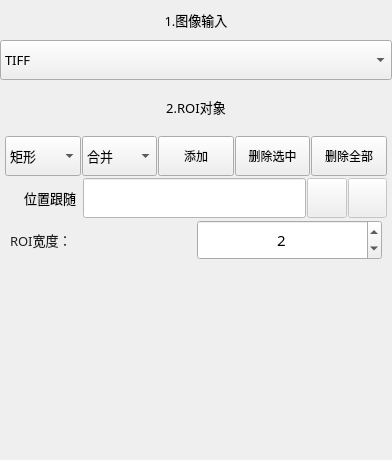
       <widget class="QWidget" name="ROITab">
        <attribute name="title">
         <string>   区域   </string>
        </attribute>
        <layout class="QVBoxLayout" name="verticalLayout" stretch="0,0,1">
         <property name="spacing">
          <number>0</number>
         </property>
         <property name="leftMargin">
          <number>0</number>
         </property>
         <property name="topMargin">
          <number>0</number>
         </property>
         <property name="rightMargin">
          <number>0</number>
         </property>
         <property name="bottomMargin">
          <number>0</number>
         </property>
         <item>
          <widget class="QWidget" name="groupImage_3" native="true">
           <property name="minimumSize">
            <size>
             <width>0</width>
             <height>80</height>
            </size>
           </property>
           <property name="maximumSize">
            <size>
             <width>16777215</width>
             <height>16777215</height>
            </size>
           </property>
           <property name="font">
            <font>
             <family>微软雅黑</family>
             <pointsize>10</pointsize>
            </font>
           </property>
           <layout class="QGridLayout" name="gridLayout_4">
            <property name="leftMargin">
             <number>0</number>
            </property>
            <property name="topMargin">
             <number>0</number>
            </property>
            <property name="rightMargin">
             <number>0</number>
            </property>
            <property name="bottomMargin">
             <number>0</number>
            </property>
            <property name="spacing">
             <number>0</number>
            </property>
            <item row="1" column="0">
             <widget class="QComboBox" name="cbx_ImgInPut">
              <property name="minimumSize">
               <size>
                <width>80</width>
                <height>40</height>
               </size>
              </property>
              <property name="font">
               <font>
                <family>微软雅黑</family>
                <pointsize>10</pointsize>
               </font>
              </property>
              <property name="focusPolicy">
               <enum>Qt::WheelFocus</enum>
              </property>
              <property name="editable">
               <bool>false</bool>
              </property>
              <property name="currentIndex">
               <number>4</number>
              </property>
              <item>
               <property name="text">
                <string>JPG</string>
               </property>
              </item>
              <item>
               <property name="text">
                <string>JPEG</string>
               </property>
              </item>
              <item>
               <property name="text">
                <string>PNG</string>
               </property>
              </item>
              <item>
               <property name="text">
                <string>BMP</string>
               </property>
              </item>
              <item>
               <property name="text">
                <string>TIFF</string>
               </property>
              </item>
             </widget>
            </item>
            <item row="0" column="0">
             <widget class="QLabel" name="label_3">
              <property name="minimumSize">
               <size>
                <width>0</width>
                <height>40</height>
               </size>
              </property>
              <property name="text">
               <string>1.图像输入</string>
              </property>
              <property name="alignment">
               <set>Qt::AlignCenter</set>
              </property>
             </widget>
            </item>
           </layout>
          </widget>
         </item>
         <item>
          <widget class="QWidget" name="groupC4" native="true">
           <property name="minimumSize">
            <size>
             <width>0</width>
             <height>180</height>
            </size>
           </property>
           <property name="font">
            <font>
             <family>微软雅黑</family>
             <pointsize>10</pointsize>
            </font>
           </property>
           <layout class="QVBoxLayout" name="verticalLayout_4">
            <property name="spacing">
             <number>2</number>
            </property>
            <property name="leftMargin">
             <number>0</number>
            </property>
            <property name="topMargin">
             <number>0</number>
            </property>
            <property name="rightMargin">
             <number>0</number>
            </property>
            <property name="bottomMargin">
             <number>0</number>
            </property>
            <item>
             <widget class="QLabel" name="label_2">
              <property name="minimumSize">
               <size>
                <width>0</width>
                <height>40</height>
               </size>
              </property>
              <property name="text">
               <string>2.ROI对象</string>
              </property>
              <property name="alignment">
               <set>Qt::AlignCenter</set>
              </property>
             </widget>
            </item>
            <item>
             <layout class="QHBoxLayout" name="horizontalLayout_3" stretch="1,1,1,1,1">
              <property name="spacing">
               <number>1</number>
              </property>
              <property name="leftMargin">
               <number>5</number>
              </property>
              <property name="rightMargin">
               <number>5</number>
              </property>
              <item>
               <widget class="QComboBox" name="comboROIShape">
                <property name="minimumSize">
                 <size>
                  <width>50</width>
                  <height>40</height>
                 </size>
                </property>
                <property name="font">
                 <font>
                  <family>微软雅黑</family>
                  <pointsize>10</pointsize>
                 </font>
                </property>
                <property name="focusPolicy">
                 <enum>Qt::WheelFocus</enum>
                </property>
                <property name="currentIndex">
                 <number>3</number>
                </property>
                <item>
                 <property name="text">
                  <string>园</string>
                 </property>
                </item>
                <item>
                 <property name="text">
                  <string>椭圆</string>
                 </property>
                </item>
                <item>
                 <property name="text">
                  <string>同心园</string>
                 </property>
                </item>
                <item>
                 <property name="text">
                  <string>矩形</string>
                 </property>
                </item>
                <item>
                 <property name="text">
                  <string>旋转矩形</string>
                 </property>
                </item>
                <item>
                 <property name="text">
                  <string>多边形</string>
                 </property>
                </item>
               </widget>
              </item>
              <item>
               <widget class="QComboBox" name="comboxROIType">
                <property name="minimumSize">
                 <size>
                  <width>50</width>
                  <height>40</height>
                 </size>
                </property>
                <property name="font">
                 <font>
                  <family>微软雅黑</family>
                  <pointsize>10</pointsize>
                 </font>
                </property>
                <property name="currentIndex">
                 <number>0</number>
                </property>
                <item>
                 <property name="text">
                  <string>合并</string>
                 </property>
                </item>
                <item>
                 <property name="text">
                  <string>差集</string>
                 </property>
                </item>
               </widget>
              </item>
              <item>
               <widget class="QPushButton" name="btnAddROI">
                <property name="sizePolicy">
                 <sizepolicy hsizetype="Preferred" vsizetype="Fixed">
                  <horstretch>0</horstretch>
                  <verstretch>0</verstretch>
                 </sizepolicy>
                </property>
                <property name="minimumSize">
                 <size>
                  <width>50</width>
                  <height>40</height>
                 </size>
                </property>
                <property name="font">
                 <font>
                  <family>微软雅黑</family>
                  <pointsize>9</pointsize>
                 </font>
                </property>
                <property name="text">
                 <string>添加</string>
                </property>
               </widget>
              </item>
              <item>
               <widget class="QPushButton" name="btnDeleteROISelect">
                <property name="sizePolicy">
                 <sizepolicy hsizetype="Preferred" vsizetype="Fixed">
                  <horstretch>0</horstretch>
                  <verstretch>0</verstretch>
                 </sizepolicy>
                </property>
                <property name="minimumSize">
                 <size>
                  <width>50</width>
                  <height>40</height>
                 </size>
                </property>
                <property name="font">
                 <font>
                  <family>微软雅黑</family>
                  <pointsize>9</pointsize>
                 </font>
                </property>
                <property name="text">
                 <string>删除选中</string>
                </property>
               </widget>
              </item>
              <item>
               <widget class="QPushButton" name="btnDeleteROIAll">
                <property name="sizePolicy">
                 <sizepolicy hsizetype="Preferred" vsizetype="Fixed">
                  <horstretch>0</horstretch>
                  <verstretch>0</verstretch>
                 </sizepolicy>
                </property>
                <property name="minimumSize">
                 <size>
                  <width>50</width>
                  <height>40</height>
                 </size>
                </property>
                <property name="font">
                 <font>
                  <family>微软雅黑</family>
                  <pointsize>9</pointsize>
                 </font>
                </property>
                <property name="text">
                 <string>删除全部</string>
                </property>
               </widget>
              </item>
             </layout>
            </item>
            <item>
             <layout class="QHBoxLayout" name="horizontalLayout_6" stretch="0,1,0,0">
              <property name="spacing">
               <number>1</number>
              </property>
              <property name="leftMargin">
               <number>5</number>
              </property>
              <property name="rightMargin">
               <number>5</number>
              </property>
              <item>
               <widget class="QCheckBox" name="checkUseFollow">
                <property name="sizePolicy">
                 <sizepolicy hsizetype="Fixed" vsizetype="Fixed">
                  <horstretch>0</horstretch>
                  <verstretch>0</verstretch>
                 </sizepolicy>
                </property>
                <property name="minimumSize">
                 <size>
                  <width>50</width>
                  <height>40</height>
                 </size>
                </property>
                <property name="font">
                 <font>
                  <family>微软雅黑</family>
                  <pointsize>10</pointsize>
                 </font>
                </property>
                <property name="styleSheet">
                 <string notr="true">background: transparent;</string>
                </property>
                <property name="text">
                 <string>位置跟随</string>
                </property>
                <property name="iconSize">
                 <size>
                  <width>22</width>
                  <height>22</height>
                 </size>
                </property>
                <property name="checked">
                 <bool>false</bool>
                </property>
               </widget>
              </item>
              <item>
               <widget class="QLineEdit" name="txtLinkFollow">
                <property name="enabled">
                 <bool>false</bool>
                </property>
                <property name="sizePolicy">
                 <sizepolicy hsizetype="Preferred" vsizetype="Fixed">
                  <horstretch>0</horstretch>
                  <verstretch>0</verstretch>
                 </sizepolicy>
                </property>
                <property name="minimumSize">
                 <size>
                  <width>0</width>
                  <height>40</height>
                 </size>
                </property>
                <property name="font">
                 <font>
                  <family>微软雅黑</family>
                  <pointsize>10</pointsize>
                 </font>
                </property>
                <property name="toolTip">
                 <string>匹配基准中心</string>
                </property>
                <property name="styleSheet">
                 <string notr="true">color: rgb(0, 0, 200);
background-color: rgba(255, 255, 255,255);</string>
                </property>
                <property name="alignment">
                 <set>Qt::AlignCenter</set>
                </property>
                <property name="readOnly">
                 <bool>false</bool>
                </property>
               </widget>
              </item>
              <item>
               <widget class="QPushButton" name="btnLinkContent">
                <property name="enabled">
                 <bool>false</bool>
                </property>
                <property name="sizePolicy">
                 <sizepolicy hsizetype="Preferred" vsizetype="Fixed">
                  <horstretch>0</horstretch>
                  <verstretch>0</verstretch>
                 </sizepolicy>
                </property>
                <property name="minimumSize">
                 <size>
                  <width>40</width>
                  <height>40</height>
                 </size>
                </property>
                <property name="toolTip">
                 <string>链接位置跟随</string>
                </property>
                <property name="text">
                 <string/>
                </property>
                <property name="icon">
                 <iconset resource="../../../QApplication/saribbonresouce.qrc">
                  <normaloff>:/image/icon/images/link.png</normaloff>:/image/icon/images/link.png</iconset>
                </property>
                <property name="iconSize">
                 <size>
                  <width>27</width>
                  <height>27</height>
                 </size>
                </property>
               </widget>
              </item>
              <item>
               <widget class="QPushButton" name="btnDelLinkContent">
                <property name="enabled">
                 <bool>false</bool>
                </property>
                <property name="sizePolicy">
                 <sizepolicy hsizetype="Preferred" vsizetype="Fixed">
                  <horstretch>0</horstretch>
                  <verstretch>0</verstretch>
                 </sizepolicy>
                </property>
                <property name="minimumSize">
                 <size>
                  <width>35</width>
                  <height>40</height>
                 </size>
                </property>
                <property name="toolTip">
                 <string>删除位置跟随链接</string>
                </property>
                <property name="text">
                 <string/>
                </property>
                <property name="icon">
                 <iconset resource="../../../QApplication/saribbonresouce.qrc">
                  <normaloff>:/image/icon/images/close.png</normaloff>:/image/icon/images/close.png</iconset>
                </property>
                <property name="iconSize">
                 <size>
                  <width>27</width>
                  <height>27</height>
                 </size>
                </property>
               </widget>
              </item>
             </layout>
            </item>
            <item>
             <layout class="QHBoxLayout" name="horizontalLayout_7">
              <property name="spacing">
               <number>1</number>
              </property>
              <property name="leftMargin">
               <number>10</number>
              </property>
              <property name="rightMargin">
               <number>10</number>
              </property>
              <item>
               <widget class="QLabel" name="label_20">
                <property name="sizePolicy">
                 <sizepolicy hsizetype="Preferred" vsizetype="Fixed">
                  <horstretch>0</horstretch>
                  <verstretch>0</verstretch>
                 </sizepolicy>
                </property>
                <property name="minimumSize">
                 <size>
                  <width>0</width>
                  <height>40</height>
                 </size>
                </property>
                <property name="font">
                 <font>
                  <family>微软雅黑</family>
                  <pointsize>10</pointsize>
                 </font>
                </property>
                <property name="styleSheet">
                 <string notr="true">color: rgb(30, 30, 30);
background: transparent;</string>
                </property>
                <property name="text">
                 <string>ROI宽度：</string>
                </property>
               </widget>
              </item>
              <item>
               <widget class="QSpinBox" name="spinRoiW">
                <property name="sizePolicy">
                 <sizepolicy hsizetype="Preferred" vsizetype="Fixed">
                  <horstretch>0</horstretch>
                  <verstretch>0</verstretch>
                 </sizepolicy>
                </property>
                <property name="minimumSize">
                 <size>
                  <width>0</width>
                  <height>40</height>
                 </size>
                </property>
                <property name="font">
                 <font>
                  <family>微软雅黑</family>
                  <pointsize>11</pointsize>
                 </font>
                </property>
                <property name="alignment">
                 <set>Qt::AlignCenter</set>
                </property>
                <property name="minimum">
                 <number>1</number>
                </property>
                <property name="maximum">
                 <number>100</number>
                </property>
                <property name="value">
                 <number>2</number>
                </property>
               </widget>
              </item>
             </layout>
            </item>
           </layout>
          </widget>
         </item>
         <item>
          <widget class="QWidget" name="ROIwidget" native="true">
           <property name="minimumSize">
            <size>
             <width>0</width>
             <height>200</height>
            </size>
           </property>
           <layout class="QVBoxLayout" name="ROILayout">
            <property name="spacing">
             <number>0</number>
            </property>
            <property name="leftMargin">
             <number>0</number>
            </property>
            <property name="topMargin">
             <number>0</number>
            </property>
            <property name="rightMargin">
             <number>0</number>
            </property>
            <property name="bottomMargin">
             <number>0</number>
            </property>
           </layout>
          </widget>
         </item>
        </layout>
       </widget>
